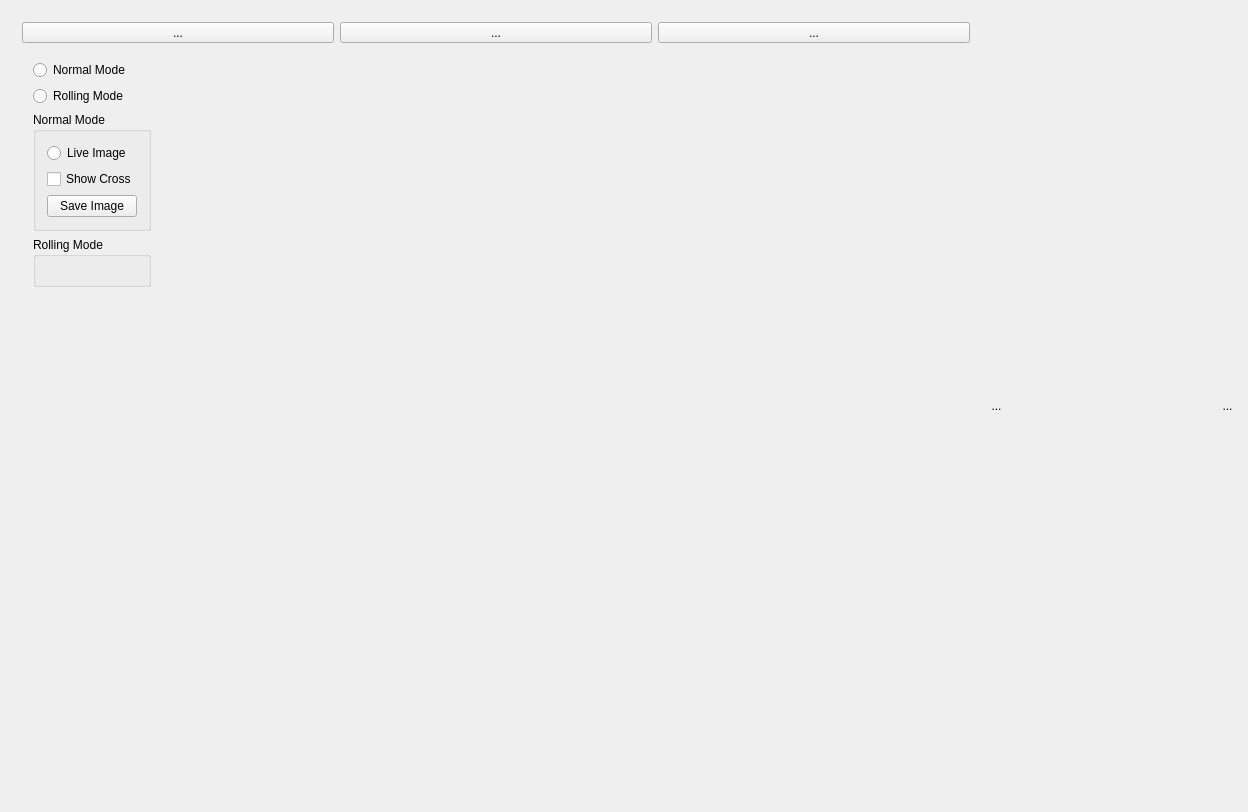
<?xml version="1.0" encoding="UTF-8"?>
<ui version="4.0">
 <class>RollingWidgetClass</class>
 <widget class="QWidget" name="RollingWidgetClass">
  <property name="geometry">
   <rect>
    <x>0</x>
    <y>0</y>
    <width>1248</width>
    <height>812</height>
   </rect>
  </property>
  <property name="windowTitle">
   <string>RollingWidget</string>
  </property>
  <layout class="QHBoxLayout" name="horizontalLayout" stretch="1,0,0,0">
   <item>
    <widget class="QWidget" name="widget1" native="true">
     <layout class="QFormLayout" name="formLayout">
      <item row="0" column="0" colspan="2">
       <layout class="QHBoxLayout" name="horizontalLayout_2">
        <item>
         <widget class="QToolButton" name="connectCamera">
          <property name="sizePolicy">
           <sizepolicy hsizetype="Expanding" vsizetype="Fixed">
            <horstretch>0</horstretch>
            <verstretch>0</verstretch>
           </sizepolicy>
          </property>
          <property name="text">
           <string>...</string>
          </property>
          <property name="icon">
           <iconset resource="mtfresource.qrc">
            <normaloff>:/image/image/connect.png</normaloff>:/image/image/connect.png</iconset>
          </property>
         </widget>
        </item>
        <item>
         <widget class="QToolButton" name="disconnectCamera">
          <property name="sizePolicy">
           <sizepolicy hsizetype="Expanding" vsizetype="Fixed">
            <horstretch>0</horstretch>
            <verstretch>0</verstretch>
           </sizepolicy>
          </property>
          <property name="text">
           <string>...</string>
          </property>
          <property name="icon">
           <iconset resource="mtfresource.qrc">
            <normaloff>:/image/image/disconnect.png</normaloff>:/image/image/disconnect.png</iconset>
          </property>
         </widget>
        </item>
        <item>
         <widget class="QToolButton" name="loadPictureButton">
          <property name="sizePolicy">
           <sizepolicy hsizetype="Expanding" vsizetype="Fixed">
            <horstretch>0</horstretch>
            <verstretch>0</verstretch>
           </sizepolicy>
          </property>
          <property name="text">
           <string>...</string>
          </property>
          <property name="icon">
           <iconset resource="mtfresource.qrc">
            <normaloff>:/image/image/loadROI.png</normaloff>:/image/image/loadROI.png</iconset>
          </property>
         </widget>
        </item>
       </layout>
      </item>
      <item row="1" column="0">
       <widget class="QWidget" name="widget_3" native="true">
        <layout class="QVBoxLayout" name="verticalLayout_2">
         <item>
          <widget class="QRadioButton" name="normal">
           <property name="text">
            <string>Normal Mode</string>
           </property>
          </widget>
         </item>
         <item>
          <widget class="QRadioButton" name="rolling">
           <property name="text">
            <string>Rolling Mode</string>
           </property>
          </widget>
         </item>
         <item>
          <widget class="QGroupBox" name="groupBox">
           <property name="title">
            <string>Normal Mode</string>
           </property>
           <layout class="QVBoxLayout" name="verticalLayout">
            <item>
             <widget class="QRadioButton" name="radioBtn_liveImage">
              <property name="text">
               <string>Live Image</string>
              </property>
             </widget>
            </item>
            <item>
             <widget class="QCheckBox" name="cbx_showCross">
              <property name="text">
               <string>Show Cross</string>
              </property>
             </widget>
            </item>
            <item>
             <widget class="QPushButton" name="imgSave">
              <property name="text">
               <string>Save Image</string>
              </property>
             </widget>
            </item>
           </layout>
          </widget>
         </item>
         <item>
          <widget class="QGroupBox" name="groupBox_2">
           <property name="minimumSize">
            <size>
             <width>0</width>
             <height>50</height>
            </size>
           </property>
           <property name="title">
            <string>Rolling Mode</string>
           </property>
          </widget>
         </item>
         <item>
          <spacer name="verticalSpacer">
           <property name="orientation">
            <enum>Qt::Vertical</enum>
           </property>
           <property name="sizeHint" stdset="0">
            <size>
             <width>20</width>
             <height>520</height>
            </size>
           </property>
          </spacer>
         </item>
        </layout>
       </widget>
      </item>
      <item row="1" column="1">
       <widget class="CameraViewer" name="camView" native="true"/>
      </item>
     </layout>
    </widget>
   </item>
   <item>
    <widget class="QToolButton" name="btn_unfold">
     <property name="styleSheet">
      <string notr="true">QToolButton
{
  border-style: flat;
  background: transparent;
}</string>
     </property>
     <property name="text">
      <string>...</string>
     </property>
     <property name="icon">
      <iconset resource="mtfresource.qrc">
       <normaloff>:/image/image/double-left.png</normaloff>:/image/image/double-left.png</iconset>
     </property>
     <property name="iconSize">
      <size>
       <width>23</width>
       <height>30</height>
      </size>
     </property>
    </widget>
   </item>
   <item>
    <widget class="QWidget" name="widget2" native="true">
     <property name="minimumSize">
      <size>
       <width>200</width>
       <height>0</height>
      </size>
     </property>
    </widget>
   </item>
   <item>
    <widget class="QToolButton" name="btn_fold">
     <property name="styleSheet">
      <string notr="true">QToolButton
{
  border-style: flat;
  background: transparent;
}</string>
     </property>
     <property name="text">
      <string>...</string>
     </property>
     <property name="icon">
      <iconset resource="mtfresource.qrc">
       <normaloff>:/image/image/double-right.png</normaloff>:/image/image/double-right.png</iconset>
     </property>
     <property name="iconSize">
      <size>
       <width>23</width>
       <height>30</height>
      </size>
     </property>
    </widget>
   </item>
  </layout>
 </widget>
 <layoutdefault spacing="6" margin="11"/>
 <customwidgets>
  <customwidget>
   <class>CameraViewer</class>
   <extends>QWidget</extends>
   <header>cameraviewer.h</header>
   <container>1</container>
  </customwidget>
 </customwidgets>
 <resources>
  <include location="mtfresource.qrc"/>
 </resources>
 <connections/>
</ui>
